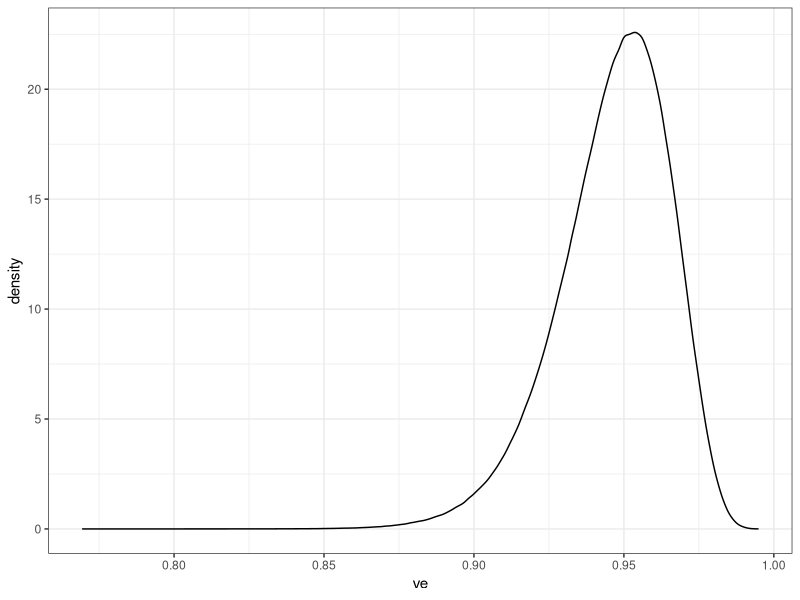

Write R code to recreate this figure.
## ---- chunk 1
# from protocol pg. 111
# https://pfe-pfizercom-d8-prod.s3.amazonaws.com/2020-11/C4591001_Clinical_Protocol_Nov2020.pdf
a <- 0.700102
b <- 1
ci_level <- 0.995

# from press release
total_cases <- 94

# probably a smarter way to do this
prettify <- function(pt_est, ci){
	paste0(sprintf("%.3f", pt_est), " (", 
	       sprintf("%.3f", ci[1]), ", ", 
	       sprintf("%.3f", ci[2]), ")")
}

# figure out pt est and credible interval
vax_cases <- 1:10
pt_est_ci <- rep(NA, length(vax_cases))
for(v in vax_cases){
	p <- total_cases - v
	# posterior beta dist. parameters
	alpha_v <- a + v
	beta_v <- b + p
	theta_post_samps <- rbeta(5e6, alpha_v, beta_v)
	ve_post_samps <- (1 - 2*theta_post_samps) / (1 - theta_post_samps)
	pt_est <- mean(ve_post_samps)
	ci <- quantile(ve_post_samps, c((1 - ci_level)/2, 1 - (1 - ci_level)/2))
	pt_est_ci[v] <- prettify(pt_est, ci)
}

knitr::kable(cbind(vax_cases, pt_est_ci), row.names = FALSE,
             col.names = c("Vax cases", 
                           paste0("VE (", ci_level*100, "% CI)")))
## ---- chunk 2
total_cases_full <- 170
v <- 8
p <- total_cases_full - v
# specified in protocol for final analysis
ci_level_full <- 0.986
# posterior beta dist. parameters
alpha_v <- a + v
beta_v <- b + p
theta_post_samps <- rbeta(5e6, alpha_v, beta_v)
ve_post_samps <- (1 - 2*theta_post_samps) / (1 - theta_post_samps)
pt_est <- mean(ve_post_samps)
ci <- quantile(ve_post_samps, c((1 - ci_level)/2, 1 - (1 - ci_level)/2))
## ---- chunk 3
ve_dat <- data.frame(ve = ve_post_samps)
library(ggplot2)
ggplot(ve_dat, aes(ve)) + 
  geom_density() + theme_bw()
